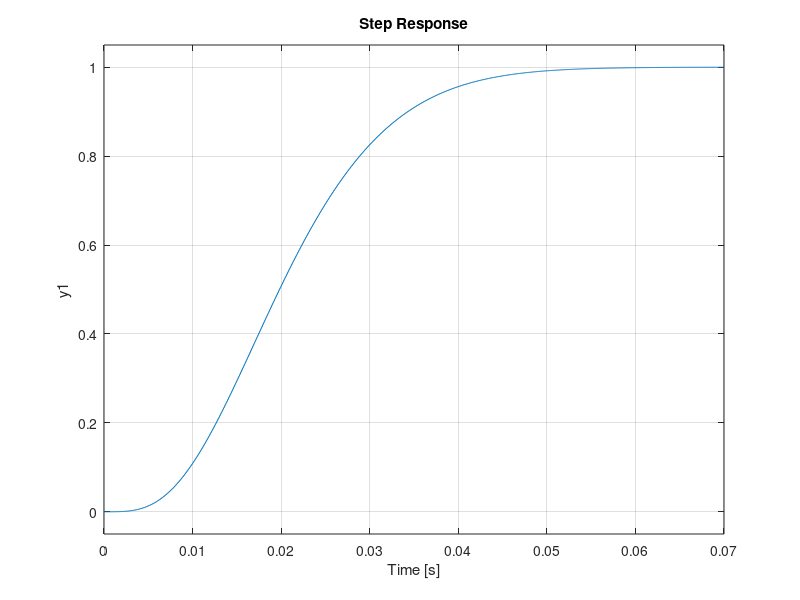
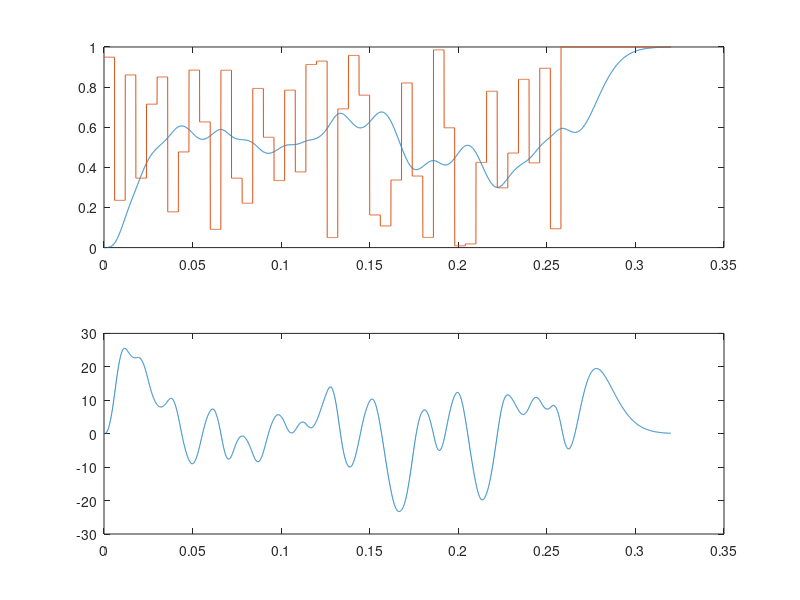

MATLAB code for these plots, in order:
wnfac = 0.5 ; 
wn = 50*2*pi * wnfac; 
Ts = 50e-6 ; 
sys1 = c2d( tf(wn^2,[1,1.96*wn,wn^2]) , Ts) ; 
sys1.num{1} = [sum(sys1.num{1}),0,0]; 
step( sys1)
wn = 60*2*pi * wnfac; 
sys2 = c2d( tf(wn^2,[1,1.65*wn,wn^2]) , Ts) ; 
sys2.num{1} = [sum(sys2.num{1}),0,0]; 
clf
figure(2) ; 
step( sys2 * sys1, 0.070);

u0 = 1 ;  
u = ones(1,6400) * u0 ; 
for cnt = 1:(length(u)/120-10)
    u((cnt-1)*120+(1:120)) = rand() ; 
end

t = 50e-6 * (0:(length(u)-1)); 
y = lsim(sys1 * sys2 , u ) ; 


figure(3) ;
clf 
subplot( 2,1,1); 
plot( t , y , t , u ) ; 
subplot(2,1,2); 
plot( t(2:end) , diff(y) / Ts ) ; 

b01 = round(sum(sys1.num{1}) * 2^31) ;
b02 = round(sum(sys2.num{1}) * 2^31) ;

a21 = round(sys1.den{1}(end)* 2^31) ; 
a22 = round(sys2.den{1}(end)* 2^31) ; 








